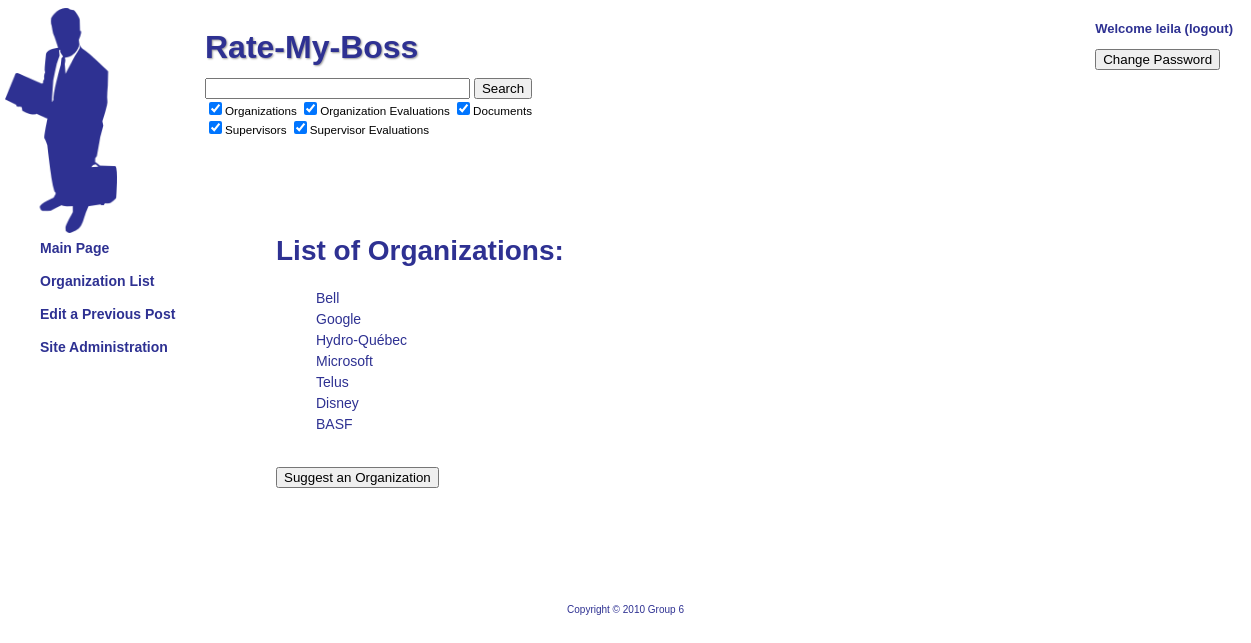
Screenshot of /index.php?page=organization (signed in) with the database file from the repository.
### tables this page shows
create table organization
(
orgId INT NOT NULL AUTO_INCREMENT,
name VARCHAR(40) NOT NULL,
industryType VARCHAR(40) NOT NULL,
city VARCHAR(40) NOT NULL,
province VARCHAR(40) NOT NULL,
website VARCHAR(40),
numberofEmployees INT,
isPending INT NOT NULL,
PRIMARY KEY (orgId)
);

### php/pages/organization.php (the view, shortened to what this page needs)
<div class="main">
<h2> List of Organizations:</h2>
<ul class="listing">
<?php
$query = "SELECT * FROM organization WHERE NOT isPending";
$result = mysql_query($query);
while($row = mysql_fetch_array($result))
{
    echo "<li>
    <a href='index.php?page=organization&id=${row[orgId]}'>
    {$row[name]}
    </a>
    </li>";
}
echo "
</ul>
<br />
<a href='index.php?page=suggestorg'><button type='button'>Suggest an Organization</button></a> <br />
<br />
";
?>
</div>

### www/style.css (style rules this page uses)
body { font-family: Helvetica, Arial, sans-serif; font-size: 14px; color: #000000; }
h2 { font-size: 2em; color: #2E3192; }
a { color: #2E3192; text-decoration: none; }
.main { margin-top: 168px; margin-left: 268px; margin-right: 50px; }
ul { list-style: none; }
li { padding-bottom: 5px; }

### rows the page displays
organization: name "Bell"
organization: name "Google"
organization: name "Hydro-Québec"
organization: name "Microsoft"
organization: name "Telus"
organization: name "Disney"
organization: name "BASF"

### other values shown
$_SESSION['username'] "leila"
